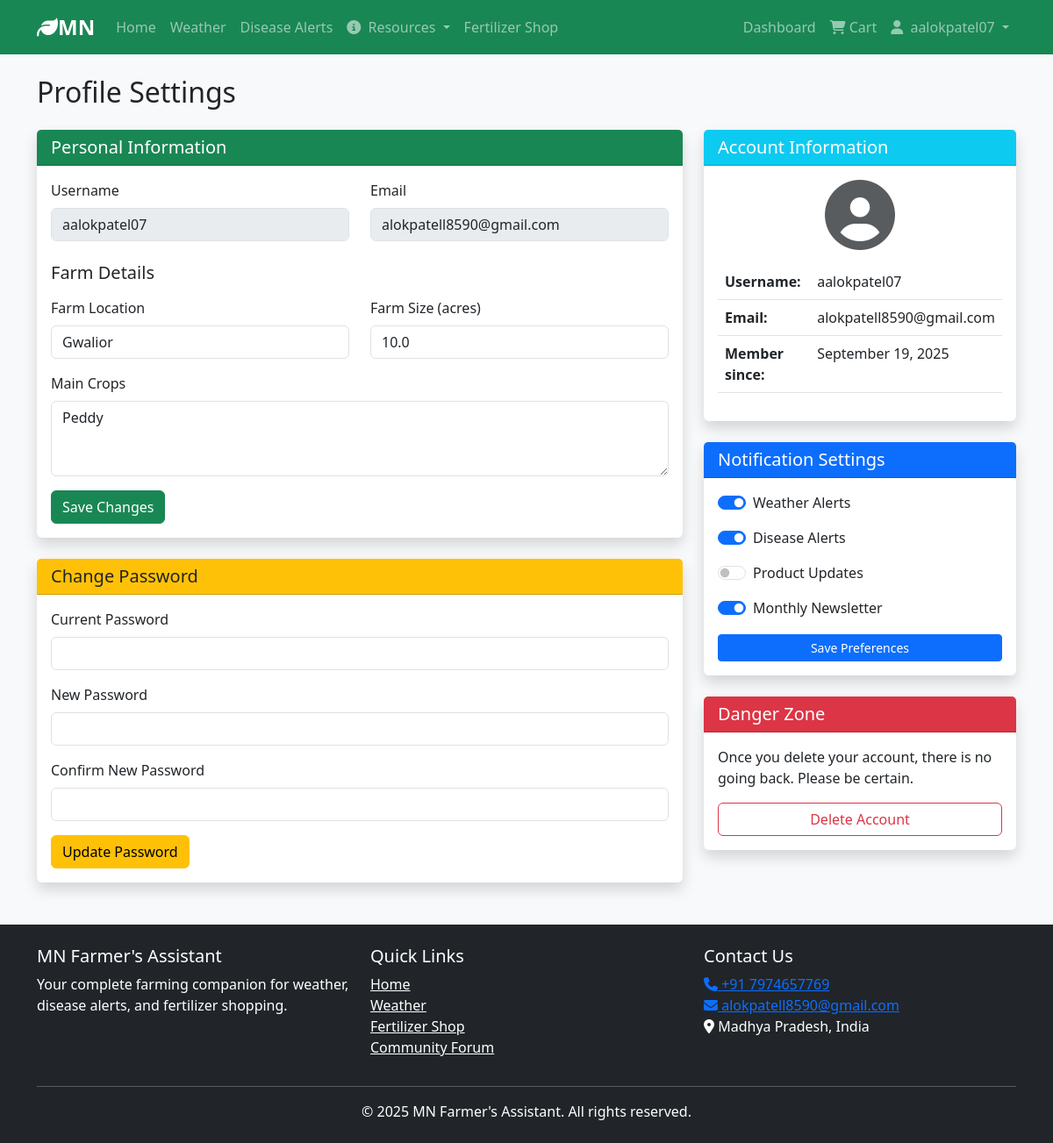
The app's page /profile (signed in) with its own data.
### app.py (models this page shows)
class User(UserMixin, db.Model):
    id = db.Column(db.Integer, primary_key=True)
    username = db.Column(db.String(80), unique=True, nullable=False)
    email = db.Column(db.String(120), unique=True, nullable=False)
    password = db.Column(db.String(200), nullable=False)
    created_at = db.Column(db.DateTime, default=datetime.utcnow)
    farm_location = db.Column(db.String(200))
    farm_size = db.Column(db.Float)
    crops = db.Column(db.String(300))
    phone = db.Column(db.String(20))
    language = db.Column(db.String(10), default='en')  # 'en' or 'hi'
    soil_type = db.Column(db.String(50))
    subscription = db.Column(db.Boolean, default=False)  # Weather alerts subscription
    orders = db.relationship('Order', backref='user_ref', lazy=True)
    posts = db.relationship('ForumPost', backref='author', lazy=True)
    comments = db.relationship('ForumComment', backref='author', lazy=True)

### app.py (the view, shortened to what this page needs)
@app.route('/profile', methods=['GET', 'POST'])
@login_required
def profile():
    return render_template('profile.html', user=current_user)

### app.py (called while the page is built)
@app.context_processor
def utility_processor():
    import datetime
    return {
        'now': datetime.datetime.utcnow,
        'current_time': lambda fmt='%d %B, %Y': datetime.datetime.utcnow().strftime(fmt)
    }

@login_manager.user_loader
def load_user(user_id):
    return User.query.get(int(user_id))

### templates/profile.html
 {% extends "base.html" %}
{% block content %}
<h2 class="mb-4">Profile Settings</h2>
<div class="row">
    <div class="col-md-8">
        <div class="card">
            <div class="card-header bg-success text-white">
                <h5 class="card-title mb-0">Personal Information</h5>
            </div>
            <div class="card-body">
                <form method="POST" action="{{ url_for('profile') }}">
                    <div class="row mb-3">
                        <div class="col-md-6">
                            <label for="username" class="form-label">Username</label>
                            <input type="text" class="form-control" id="username" value="{{ user.username }}" disabled>
                        </div>
                        <div class="col-md-6">
                            <label for="email" class="form-label">Email</label>
                            <input type="email" class="form-control" id="email" value="{{ user.email }}" disabled>
                        </div>
                    </div>
                    <h5 class="mt-4 mb-3">Farm Details</h5>
                    <div class="row mb-3">
                        <div class="col-md-6">
                            <label for="farm_location" class="form-label">Farm Location</label>
                            <input type="text" class="form-control" id="farm_location" name="farm_location"
                                   value="{{ user.farm_location if user.farm_location else '' }}"
                                   placeholder="Enter your farm location">
                        </div>
                        <div class="col-md-6">
                            <label for="farm_size" class="form-label">Farm Size (acres)</label>
                            <input type="number" class="form-control" id="farm_size" name="farm_size"
                                   value="{{ user.farm_size if user.farm_size else '' }}"
                                   placeholder="Enter farm size in acres">
                        </div>
                    </div>
                    <div class="mb-3">
                        <label for="crops" class="form-label">Main Crops</label>
                        <textarea class="form-control" id="crops" name="crops" rows="3"
                                  placeholder="List the main crops you grow">{{ user.crops if user.crops else '' }}</textarea>
                    </div>
                    <button type="submit" class="btn btn-success">Save Changes</button>
                </form>
            </div>
        </div>
        <div class="card mt-4">
            <div class="card-header bg-warning text-dark">
                <h5 class="card-title mb-0">Change Password</h5>
            </div>
            <div class="card-body">
                <form>
                    <div class="mb-3">
                        <label for="current_password" class="form-label">Current Password</label>
                        <input type="password" class="form-control" id="current_password">
                    </div>
                    <div class="mb-3">
                        <label for="new_password" class="form-label">New Password</label>
                        <input type="password" class="form-control" id="new_password">
                    </div>
                    <div class="mb-3">
                        <label for="confirm_password" class="form-label">Confirm New Password</label>
                        <input type="password" class="form-control" id="confirm_password">
                    </div>
                    <button type="submit" class="btn btn-warning">Update Password</button>
                </form>
            </div>
        </div>
    </div>
    <div class="col-md-4">
        <div class="card">
            <div class="card-header bg-info text-white">
                <h5 class="card-title mb-0">Account Information</h5>
            </div>
            <div class="card-body">
                <div class="text-center mb-3">
                    <i class="fas fa-user-circle fa-5x text-muted"></i>
                </div>
                <table class="table">
                    <tr>
                        <th>Username:</th>
                        <td>{{ user.username }}</td>
                    </tr>
                    <tr>
                        <th>Email:</th>
                        <td>{{ user.email }}</td>
                    </tr>
                    <tr>
                        <th>Member since:</th>
                        <td>{{ user.created_at.strftime('%B %d, %Y') }}</td>
                    </tr>
                </table>
            </div>
        </div>
        <div class="card mt-4">
            <div class="card-header bg-primary text-white">
                <h5 class="card-title mb-0">Notification Settings</h5>
            </div>
            <div class="card-body">
                <div class="form-check form-switch mb-3">
                    <input class="form-check-input" type="checkbox" id="weatherAlerts" checked>
                    <label class="form-check-label" for="weatherAlerts">Weather Alerts</label>
                </div>
                <div class="form-check form-switch mb-3">
                    <input class="form-check-input" type="checkbox" id="diseaseAlerts" checked>
                    <label class="form-check-label" for="diseaseAlerts">Disease Alerts</label>
                </div>
                <div class="form-check form-switch mb-3">
                    <input class="form-check-input" type="checkbox" id="productUpdates">
                    <label class="form-check-label" for="productUpdates">Product Updates</label>
                </div>
                <div class="form-check form-switch">
                    <input class="form-check-input" type="checkbox" id="newsletter" checked>
                    <label class="form-check-label" for="newsletter">Monthly Newsletter</label>
                </div>
                <button class="btn btn-primary btn-sm w-100 mt-3">Save Preferences</button>
            </div>
        </div>
        <div class="card mt-4">
            <div class="card-header bg-danger text-white">
                <h5 class="card-title mb-0">Danger Zone</h5>
            </div>
            <div class="card-body">
                <p class="card-text">Once you delete your account, there is no going back. Please be certain.</p>
                <div class="d-grid">
                    <button class="btn btn-outline-danger">Delete Account</button>
                </div>
            </div>
        </div>
    </div>
</div>
{% endblock %}

### templates/base.html (shortened to what this page needs)
<!DOCTYPE html>
<html lang="en">
<head>
    <link href="https://cdn.jsdelivr.net/npm/bootstrap@5.3.0/dist/css/bootstrap.min.css" rel="stylesheet">
    <link rel="stylesheet" href="https://cdnjs.cloudflare.com/ajax/libs/font-awesome/6.4.0/css/all.min.css">
    <link rel="stylesheet" href="{{ url_for('static', filename='css/style.css') }}">
</head>
<body>
    <nav class="navbar navbar-expand-lg navbar-dark bg-success">
        <div class="container">
            <a class="navbar-brand" href="{{ url_for('index') }}">
                <i class="fas fa-leaf"></i>MN
            </a>
            <div class="collapse navbar-collapse" id="navbarNav">
                <ul class="navbar-nav me-auto">
                    <li class="nav-item">
                        <a class="nav-link" href="{{ url_for('index') }}">Home</a>
                    </li>
                    <li class="nav-item">
                        <a class="nav-link" href="{{ url_for('weather') }}">Weather</a>
                    </li>
                    <li class="nav-item">
                        <a class="nav-link" href="{{ url_for('diseases') }}">Disease Alerts</a>
                    </li>
                    <li class="nav-item dropdown">
                        <a class="nav-link dropdown-toggle" href="#" role="button" data-bs-toggle="dropdown">
                            <i class="fas fa-info-circle me-1"></i> Resources
                        </a>
                    </li>
                    <li class="nav-item">
                        <a class="nav-link" href="{{ url_for('shop') }}">Fertilizer Shop</a>
                    </li>
                </ul>
                <ul class="navbar-nav">
                    {% if current_user.is_authenticated %}
                    <li class="nav-item">
                        <a class="nav-link" href="{{ url_for('dashboard') }}">Dashboard</a>
                    </li>
                    <li class="nav-item">
                        <a class="nav-link" href="{{ url_for('cart') }}">
                            <i class="fas fa-shopping-cart"></i> Cart
                            {% set cart_count = namespace(value=0) %}
                            {% for item in current_user.orders if item.status == 'Cart' %}
                                {% set cart_count.value = cart_count.value + item.quantity %}
                            {% endfor %}
                        </a>
                    </li>
                    <li class="nav-item dropdown">
                        <a class="nav-link dropdown-toggle" href="#" role="button" data-bs-toggle="dropdown">
                            <i class="fas fa-user me-1"></i> {{ current_user.username }}
                        </a>
                    </li>
                    {% endif %}
                </ul>
            </div>
        </div>
    </nav>
    <div class="container mt-4">
        {% block content %}{% endblock %}
    </div>
    <footer class="bg-dark text-white mt-5 py-4">
        <div class="container">
            <div class="row">
                <div class="col-md-4">
                    <h5>MN Farmer's Assistant</h5>
                    <p>Your complete farming companion for weather, disease alerts, and fertilizer shopping.</p>
                </div>
                <div class="col-md-4">
                    <h5>Quick Links</h5>
                    <ul class="list-unstyled">
                        <li><a href="{{ url_for('index') }}" class="text-white">Home</a></li>
                        <li><a href="{{ url_for('weather') }}" class="text-white">Weather</a></li>
                        <li><a href="{{ url_for('shop') }}" class="text-white">Fertilizer Shop</a></li>
                        <li><a href="{{ url_for('forum') }}" class="text-white">Community Forum</a></li>
                    </ul>
                </div>
                <div class="col-md-4">
                    <h5>Contact Us</h5>
                    <a href="tel:+917974657769"><i class="fas fa-phone"></i> +91 7974657769</a><br>
                    <a href="mailto:alokpatell07@gmail.com"><i class="fas fa-envelope"></i> alokpatell8590@gmail.com</a>
                    <p><i class="fas fa-map-marker-alt"></i> Madhya Pradesh, India</p>
                </div>
            </div>
            <hr>
            <p class="text-center mb-0">© 2025 MN Farmer's Assistant. All rights reserved.</p>
        </div>
    </footer>
</body>
</html>

### static/css/style.css (style rules this page uses)
body { background-color: #f8f9fa; font-family: 'Segoe UI', Tahoma, Geneva, Verdana, sans-serif; }
.card { box-shadow: 0 0.5rem 1rem rgba(0, 0, 0, 0.15); border: none; transition: transform 0.3s; }
.navbar-brand { font-weight: bold; font-size: 1.5rem; }

### records on screen
User: username "aalokpatel07", email "alokpatell8590@gmail.com", farm_location "Gwalior", farm_size "10.0", crops "Peddy", created_at "September 19, 2025"
